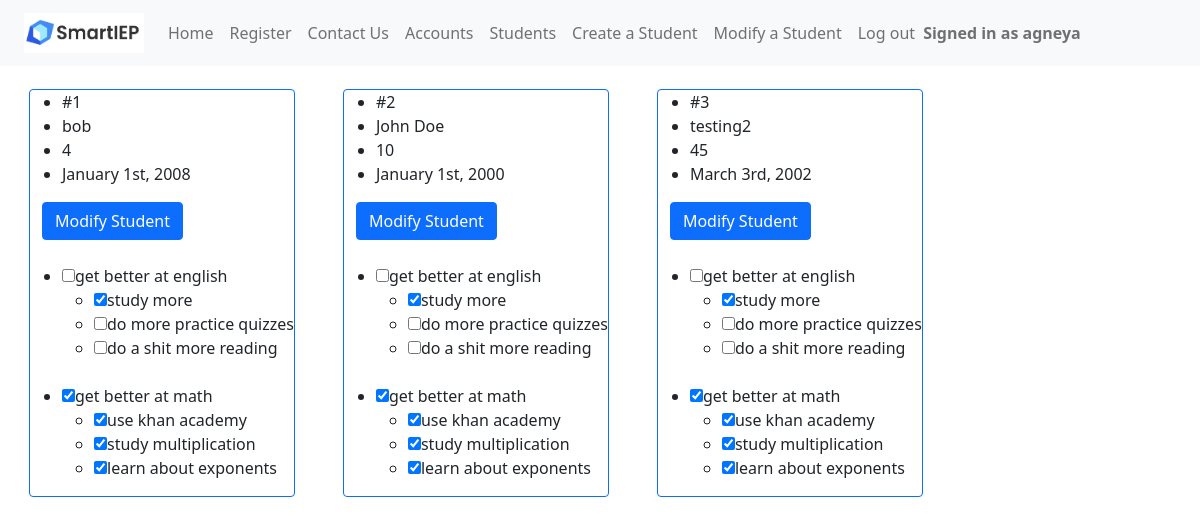
The page /students (signed in) on the database as committed earlier.
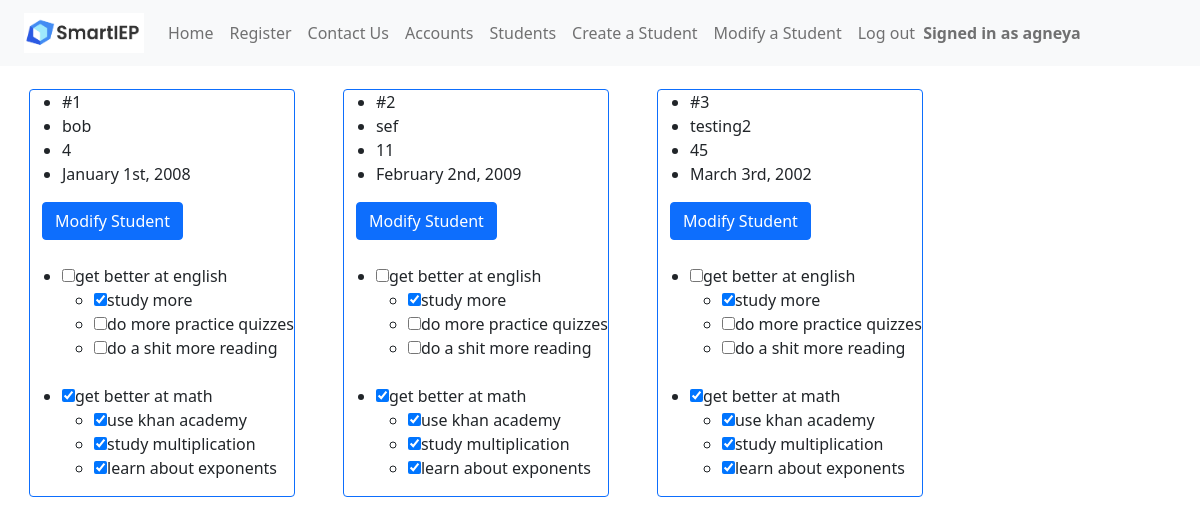
The same page on the database as committed later.
### app.py (models this page shows, shortened)
class Accounts(UserMixin, db.Model):
	__tablename__ = 'accounts'
	account_id = db.Column(db.Integer, primary_key=True)
	callname = db.Column(db.String(200),nullable=False)
	username = db.Column(db.String(200),nullable=False)
	password = db.Column(db.String(200),nullable=False)

class Students(db.Model):
	__tablename__ = 'students'
	student_id = db.Column(db.Integer, primary_key=True)
	name = db.Column(db.String(200),nullable=False)
	grade = db.Column(db.Integer)
	dateofbirth = db.Column(db.String(200),nullable=False)
	tasks = db.Column(db.String(500),nullable=False)

### app.py (the view, shortened to what this page needs)
@main.route("/students", methods=('GET', 'POST'))
@login_required
def students():
	students = Students.query.all()
	return render_template('students.html',students=students)

### app.py (called while the page is built)
@login_manager.user_loader
def load_user(account_id):
    return Accounts.query.get(int(account_id))

@app.context_processor
def utility_processor():
	def parse_tasks(newData):
		tasks1 = []
		tasks2 = []
		tasks3 = []
		tasks4 = []
		tasks5 = []
		goalArrays = [tasks1,tasks2,tasks3,tasks4,tasks5]
		parts = newData[:-1].split(";")
		counter = 0
		for part in parts:
			if part[1] == "[":
				part = re.sub("\[.*?\]","[]",part)
				part = part.replace("[","").replace("]","")
				goalArrays[counter].append(part)
				counter = counter + 1
		for part in parts:
			if part[1] == "(":
				goalKey = int(part[part.find("(")+1:part.find(")")])
				part = re.sub("\(.*?\)","()",part)
				part = part.replace("(","").replace(")","")
				goalArrays[goalKey].append(part)
		return goalArrays
	return dict(parse_tasks=parse_tasks)

### templates/students.html (shortened to what this page needs)
<!DOCTYPE html>
<html lang="en">
    <head>
        <link href="https://cdn.jsdelivr.net/npm/bootstrap@5.0.2/dist/css/bootstrap.min.css" rel="stylesheet">
    </head>
    <header>
      {% include 'nav.html' %}
    </header>
    <body>
        <div class="content">
            {% for student in students %}
                <div class="m-4 border border-primary rounded">
                    <ul>
                        <li>#{{ student.student_id }}</li>
                        <li>{{ student.name }}</li>
                        <li>{{ student.grade }}</li>
                        <li>{{ student.dateofbirth }}</li>
                    </ul>
                    <div class="container">
                        <button class="btn btn-primary" type="button" data-toggle="collapse" data-target="#dropDownForm{{ student.student_id }}" aria-expanded="false" aria-controls="dropDownForm">
                            Modify Student
                        </button>
                    </div>
                    {% for taskarr in parse_tasks(student.tasks) if not taskarr|length == 0%}
                        <ul class="mt-4">
                            <li>
                                <input type="checkbox" {% if taskarr[0][0] == "1" %} checked="checked"{% endif %}>{{ taskarr[0][1:] }}</input>
                            </li>
                                <ul>
                                    {% set counter = 1%}
                                    {% for objective in taskarr[1:] %}
                                        <li>
                                            <input type="checkbox" {% if taskarr[loop.index][0] == "1" %} checked="checked"{% endif %}>{{ taskarr[loop.index][1:] }}</input>
                                        </li>
                                    {% endfor %}
                                </ul>
                        </ul>
                    {% endfor %}
                </div>
            {% endfor %}
        </div>
    </body>
</html>

### templates/nav.html (shortened to what this page needs)
<nav class="px-4 navbar fixed-top navbar-expand-lg navbar-light bg-light">
    <a class="navbar-brand" href="/"><img src="static\smartieplogo.png" width="120" height="40"></a>
    <div>
      <ul class="navbar-nav mr-auto">
        <li class="nav-item active">
          <a class="nav-link" href="/signin">Home</a>
        </li>
        <li class="nav-item">
          <a class="nav-link" href="/register">Register</a>
        </li>
        <li class="nav-item">
          <a class="nav-link" href="/contactus">Contact Us</a>
        </li>
        {% if current_user.is_authenticated %}
        <li class="nav-item">
          <a class="nav-link" href="/accounts">Accounts</a>
        </li>
        <li class="nav-item">
          <a class="nav-link" href="/students">Students</a>
        </li>
        <li class="nav-item">
          <a class="nav-link" href="/createstudent">Create a Student</a>
        </li>
        <li class="nav-item">
          <a class="nav-link" href="/modifystudent">Modify a Student</a>
        </li>
        <li class="nav-item">
          <a class="nav-link" href="/logout">Log out</a>
        </li>
        <span class="navbar-text navbar-right">
          <b>Signed in as {{ current_user.callname }}</b>
        </span>
      </ul>
        {% endif %}
    </div>
  </nav>

### templates/students.html (style rules this page uses)
.content { margin: 5px; width: 100%; display: flex; flex-direction: row; flex-wrap: wrap; }
body { padding-top: 60px; }

Rows that differ between the two databases and show on the page:
changed Students id 2: name "John Doe" → "sef"; grade "10" → "11"; dateofbirth "January 1st, 2000" → "February 2nd, 2009"
